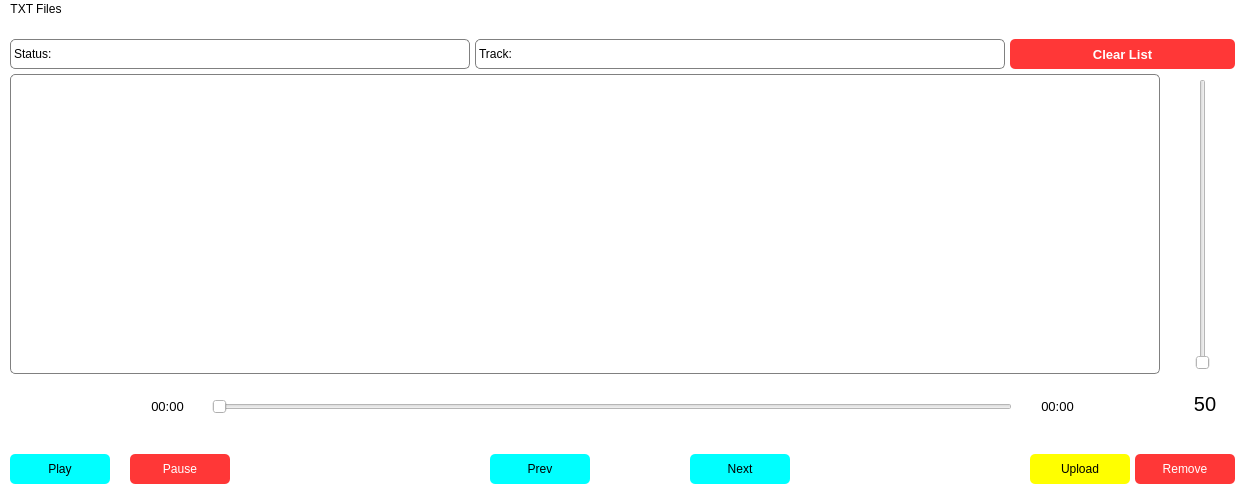
<?xml version="1.0" encoding="UTF-8"?>
<ui version="4.0">
 <class>Music_Player</class>
 <widget class="QMainWindow" name="Music_Player">
  <property name="geometry">
   <rect>
    <x>0</x>
    <y>0</y>
    <width>1250</width>
    <height>500</height>
   </rect>
  </property>
  <property name="minimumSize">
   <size>
    <width>1250</width>
    <height>500</height>
   </size>
  </property>
  <property name="maximumSize">
   <size>
    <width>1250</width>
    <height>500</height>
   </size>
  </property>
  <property name="font">
   <font>
    <pointsize>8</pointsize>
   </font>
  </property>
  <property name="windowTitle">
   <string>Music Player</string>
  </property>
  <property name="windowIcon">
   <iconset>
    <normaloff>J:/Programming/Python/GUI/Icons/icons/icons/music.png</normaloff>J:/Programming/Python/GUI/Icons/icons/icons/music.png</iconset>
  </property>
  <property name="styleSheet">
   <string notr="true">background-color: white;</string>
  </property>
  <widget class="QWidget" name="centralwidget">
   <widget class="QLabel" name="status_label">
    <property name="geometry">
     <rect>
      <x>10</x>
      <y>20</y>
      <width>460</width>
      <height>30</height>
     </rect>
    </property>
    <property name="font">
     <font>
      <pointsize>9</pointsize>
     </font>
    </property>
    <property name="styleSheet">
     <string notr="true">border-style: solid;
border-width: 1px;
border-radius: 5px;
border-color: gray;</string>
    </property>
    <property name="text">
     <string>Status: </string>
    </property>
   </widget>
   <widget class="QLabel" name="track_label">
    <property name="geometry">
     <rect>
      <x>475</x>
      <y>20</y>
      <width>530</width>
      <height>30</height>
     </rect>
    </property>
    <property name="font">
     <font>
      <pointsize>9</pointsize>
     </font>
    </property>
    <property name="styleSheet">
     <string notr="true">border-style: solid;
border-width: 1px;
border-radius: 5px;
border-color: gray;</string>
    </property>
    <property name="text">
     <string>Track: </string>
    </property>
   </widget>
   <widget class="QPushButton" name="clear_list_button">
    <property name="geometry">
     <rect>
      <x>1010</x>
      <y>20</y>
      <width>225</width>
      <height>30</height>
     </rect>
    </property>
    <property name="font">
     <font>
      <pointsize>10</pointsize>
      <weight>75</weight>
      <bold>true</bold>
     </font>
    </property>
    <property name="styleSheet">
     <string notr="true">QPushButton {
background-color: rgb(255, 55, 55);
color: white;
border-style: solid;
border-radius: 5px;
}
</string>
    </property>
    <property name="text">
     <string>Clear List</string>
    </property>
   </widget>
   <widget class="QPushButton" name="pause_button">
    <property name="geometry">
     <rect>
      <x>130</x>
      <y>435</y>
      <width>100</width>
      <height>30</height>
     </rect>
    </property>
    <property name="styleSheet">
     <string notr="true">QPushButton {
background-color: rgb(255, 55, 55);
color: white;
border-style: solid;
border-radius: 5px;}
</string>
    </property>
    <property name="text">
     <string>Pause</string>
    </property>
   </widget>
   <widget class="QPushButton" name="previous_button">
    <property name="geometry">
     <rect>
      <x>490</x>
      <y>435</y>
      <width>100</width>
      <height>30</height>
     </rect>
    </property>
    <property name="styleSheet">
     <string notr="true">QPushButton {
background-color: cyan;
border-style: solid;
border-radius: 5px;}
</string>
    </property>
    <property name="text">
     <string>Prev</string>
    </property>
   </widget>
   <widget class="QPushButton" name="next_button">
    <property name="geometry">
     <rect>
      <x>690</x>
      <y>435</y>
      <width>100</width>
      <height>30</height>
     </rect>
    </property>
    <property name="styleSheet">
     <string notr="true">QPushButton {
background-color: cyan;
border-style: solid;
border-radius: 5px;}
</string>
    </property>
    <property name="text">
     <string>Next</string>
    </property>
   </widget>
   <widget class="QPushButton" name="play_button">
    <property name="geometry">
     <rect>
      <x>10</x>
      <y>435</y>
      <width>100</width>
      <height>30</height>
     </rect>
    </property>
    <property name="styleSheet">
     <string notr="true">QPushButton {
background-color: cyan;
border-style: solid;
border-radius: 5px;}
</string>
    </property>
    <property name="text">
     <string>Play</string>
    </property>
   </widget>
   <widget class="QPushButton" name="remove_button">
    <property name="geometry">
     <rect>
      <x>1135</x>
      <y>435</y>
      <width>100</width>
      <height>30</height>
     </rect>
    </property>
    <property name="minimumSize">
     <size>
      <width>0</width>
      <height>0</height>
     </size>
    </property>
    <property name="styleSheet">
     <string notr="true">QPushButton {
background-color: rgb(255, 55, 55);
color: white;
border-style: solid;
border-radius: 5px;
}
</string>
    </property>
    <property name="text">
     <string>Remove</string>
    </property>
   </widget>
   <widget class="QPushButton" name="upload_button">
    <property name="geometry">
     <rect>
      <x>1030</x>
      <y>435</y>
      <width>100</width>
      <height>30</height>
     </rect>
    </property>
    <property name="styleSheet">
     <string notr="true">QPushButton {
background-color: yellow;
border-style: solid;
border-radius: 5px;}
</string>
    </property>
    <property name="text">
     <string>Upload</string>
    </property>
   </widget>
   <widget class="QListWidget" name="musics_list">
    <property name="geometry">
     <rect>
      <x>10</x>
      <y>55</y>
      <width>1150</width>
      <height>300</height>
     </rect>
    </property>
    <property name="styleSheet">
     <string notr="true">border-style: solid;
border-width: 1px;
border-radius: 5px;
border-color: gray;</string>
    </property>
   </widget>
   <widget class="QSlider" name="time_slider">
    <property name="geometry">
     <rect>
      <x>212</x>
      <y>380</y>
      <width>800</width>
      <height>15</height>
     </rect>
    </property>
    <property name="orientation">
     <enum>Qt::Horizontal</enum>
    </property>
   </widget>
   <widget class="QLabel" name="time_label">
    <property name="geometry">
     <rect>
      <x>1020</x>
      <y>372</y>
      <width>75</width>
      <height>30</height>
     </rect>
    </property>
    <property name="font">
     <font>
      <pointsize>10</pointsize>
     </font>
    </property>
    <property name="text">
     <string>00:00</string>
    </property>
    <property name="alignment">
     <set>Qt::AlignCenter</set>
    </property>
   </widget>
   <widget class="QLabel" name="timer_label">
    <property name="geometry">
     <rect>
      <x>130</x>
      <y>372</y>
      <width>75</width>
      <height>30</height>
     </rect>
    </property>
    <property name="font">
     <font>
      <pointsize>10</pointsize>
     </font>
    </property>
    <property name="text">
     <string>00:00</string>
    </property>
    <property name="alignment">
     <set>Qt::AlignCenter</set>
    </property>
   </widget>
   <widget class="QSlider" name="volume_slider">
    <property name="geometry">
     <rect>
      <x>1190</x>
      <y>60</y>
      <width>25</width>
      <height>291</height>
     </rect>
    </property>
    <property name="orientation">
     <enum>Qt::Vertical</enum>
    </property>
   </widget>
   <widget class="QLabel" name="volume_label">
    <property name="geometry">
     <rect>
      <x>1180</x>
      <y>370</y>
      <width>50</width>
      <height>30</height>
     </rect>
    </property>
    <property name="font">
     <font>
      <pointsize>15</pointsize>
     </font>
    </property>
    <property name="text">
     <string>50</string>
    </property>
    <property name="alignment">
     <set>Qt::AlignCenter</set>
    </property>
   </widget>
  </widget>
  <widget class="QMenuBar" name="menuBar">
   <property name="geometry">
    <rect>
     <x>0</x>
     <y>0</y>
     <width>1250</width>
     <height>26</height>
    </rect>
   </property>
   <widget class="QMenu" name="menuTXT_Files">
    <property name="title">
     <string>TXT Files</string>
    </property>
    <addaction name="all_musics_action"/>
   </widget>
   <addaction name="menuTXT_Files"/>
  </widget>
  <action name="all_musics_action">
   <property name="text">
    <string>All Musics</string>
   </property>
  </action>
  <action name="favorite_musics_action">
   <property name="text">
    <string>Favorite Musics</string>
   </property>
  </action>
 </widget>
 <resources/>
 <connections/>
</ui>
